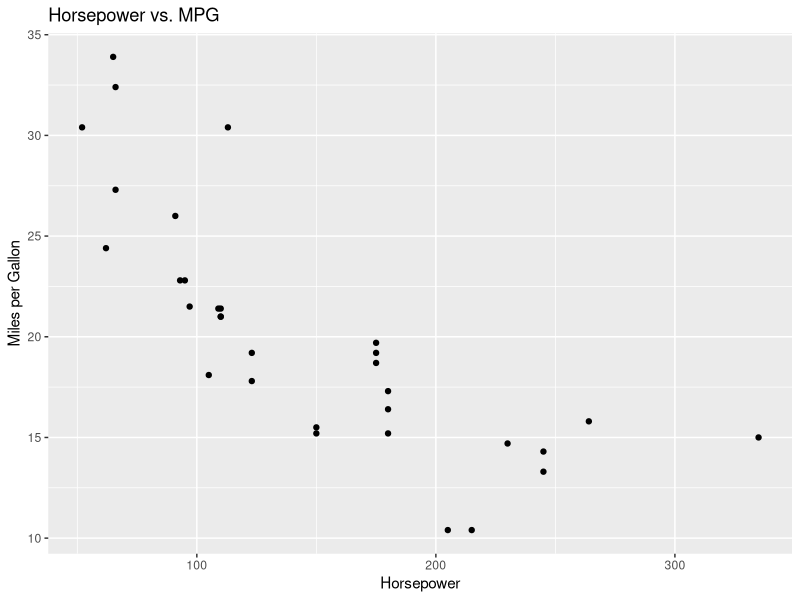

R code for this plot:
install.packages("dplyr")   
install.packages("ggplot2")
install.packages("tidyr")
install.packages("data.table")
install.packages("caret")

library(dplyr)
# Filter cars with mpg greater than 20
filtered_data <- mtcars %>%
  filter(mpg > 20)
print(filtered_data)

# Arrange (sort)
arranged_data <- mtcars %>%
  arrange(desc(mpg))

print(arranged_data)

# Group and summarize
grouped_data <- mtcars %>%
  group_by(cyl) %>%
  summarize(avg_mpg = mean(mpg))

print(grouped_data)


library(ggplot2)
# Scatter plot of mpg vs. hp
ggplot(mtcars, aes(x = hp, y = mpg)) +
  geom_point() +
  labs(title = "Horsepower vs. MPG",
       x = "Horsepower",
       y = "Miles per Gallon")



library(tidyr)
# Sample messy dataset
data <- data.frame(
  id = 1:3,
  year_2023 = c(10, 15, 20),
  year_2024 = c(25, 30, 35)
)
# Transform data to a tidy format
tidy_data <- data %>%
  pivot_longer(cols = starts_with("year"),
               names_to = "year",
               values_to = "value")

print(tidy_data)



library(data.table)
# Create a data.table
data <- data.table(mtcars)
# Calculate mean mpg by number of cylinders
result <- data[, .(mean_mpg = mean(mpg)), by = cyl]
print(result)



library(caret)
# Splitting data into training and testing sets
data <- mtcars
set.seed(123)
trainIndex <- createDataPartition(data$mpg, p = 0.8, list = FALSE)
train_data <- data[trainIndex, ]
test_data  <- data[-trainIndex, ]
# Train a linear regression model
model <- train(mpg ~ hp + wt, data = train_data, method = "lm")
print(summary(model))
